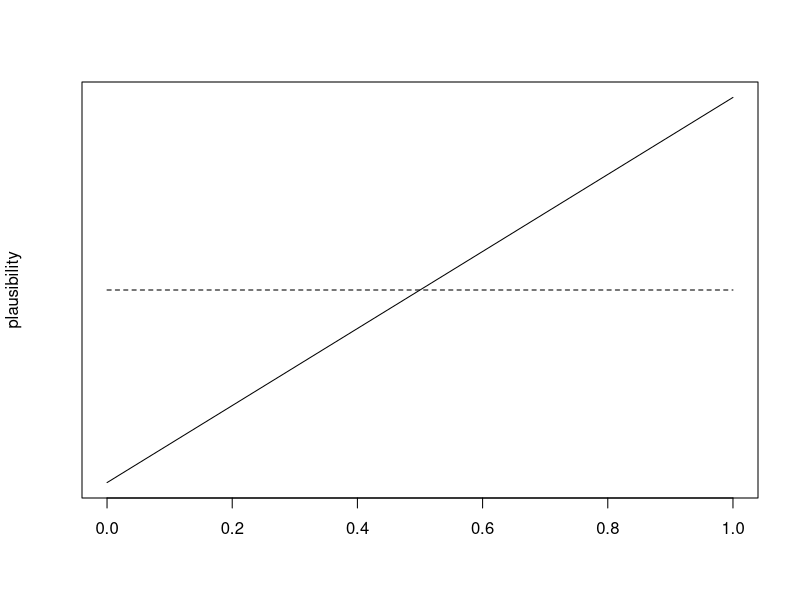
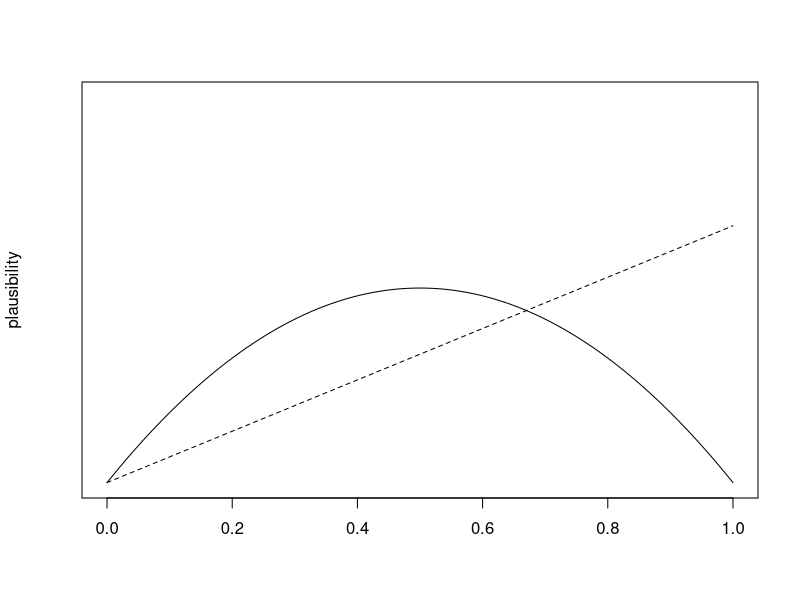

Write R code to recreate these figures, in order. (Note: this script raises an error after producing the figures.)
# define grid
p_grid <- seq( from=0 , to=1 , length.out=100 )
# define prior
prior1 <- rep( 1 , 100 )
# compute likelihood at each value in grid
likelihood1 <- dbinom( 1 , size=1 , prob=p_grid )
# compute product of likelihood and prior
unstd.posterior1 <- likelihood1 * prior1
# standardize the posterior, so it sums to 1
posterior1 <- unstd.posterior1 / sum(unstd.posterior1)

plot(p_grid, posterior1, type="l", ylab = "plausibility", xlab="", labels=F, tick =F)
lines(p_grid, prior1-0.99,lty=2)
axis(side = 1, labels = T)

## update
# compute likelihood at each value in grid
likelihood2 <- dbinom( 0 , size=1 , prob=p_grid )
# compute product of likelihood and prior
unstd.posterior2 <- likelihood2 * posterior1
# standardize the posterior, so it sums to 1
posterior2 <- unstd.posterior2 / sum(unstd.posterior2)

plot(p_grid, posterior2, type="l", ylab = "plausibility", xlab="", labels=F, tick =F, ylim=c(0,0.03))
lines(p_grid, posterior1,lty=2)
axis(side = 1, labels = T)


plot( p_grid , posterior , type="b" ,
      xlab="probability of water" , ylab="posterior probability" )
mtext( "20 points" )